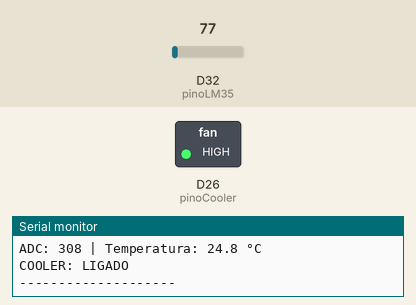
This sketch was run on a simulated Arduino Due. On the bench: switched loads named in the sketch (green lamp = pin HIGH), the last lines printed to the serial monitor. Inputs (shaded band) come from the test bench; at power-on: D32 (pinoLM35) = 77 (analog values on the 0–1023 scale).

Above: at 1.8 s.
1.9 s: D32 (pinoLM35) set to 49
3.4 s: D32 (pinoLM35) set to 40
At 4.6 s:
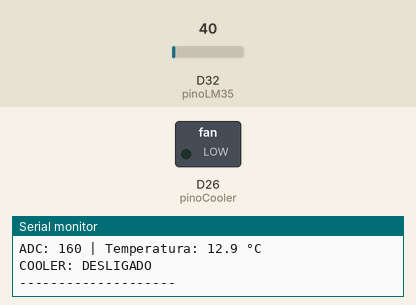
5.5 s: D32 (pinoLM35) set to 46
At 7.2 s:
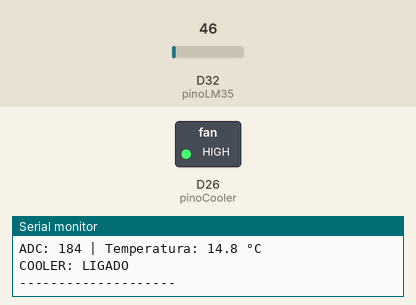
7.5 s: D32 (pinoLM35) set to 23
At 8.9 s:
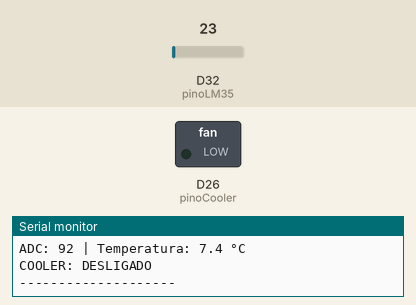
Timing chart, 0 to 10.5 s (numbered marks = the images above; inputs shaded):
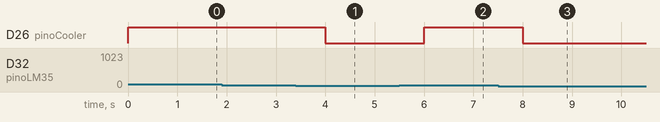

Measured:
- the behaviour switches between 44 and 43 on D32 (pinoLM35) (found by bisection; images 0 and 1)
- after the input at 3.4 s, D26 (pinoCooler): HIGH → LOW after 0.60 s
- after the input at 5.5 s, D26 (pinoCooler): LOW → HIGH after 0.50 s
- after the input at 7.5 s, D26 (pinoCooler): HIGH → LOW after 0.51 s

The sketch:

coolerelm35.ino
```cpp
const int pinoLM35 = 32;
const int pinoCooler = 26;

void setup() {
  Serial.begin(115200);

  pinMode(pinoCooler, OUTPUT);
  digitalWrite(pinoCooler, LOW);

  analogReadResolution(12);

  Serial.println("Teste LM35 + Cooler");
}

void loop() {
  int leitura = analogRead(pinoLM35);

  float tensao = leitura * (3.3 / 4095.0);
  float temperatura = tensao * 100.0;

  Serial.print("ADC: ");
  Serial.print(leitura);

  Serial.print(" | Temperatura: ");
  Serial.print(temperatura, 1);
  Serial.println(" °C");

  // Liga o cooler se chegar a 30 °C
  if (temperatura >= 14.0) {
    digitalWrite(pinoCooler, HIGH);
    Serial.println("COOLER: LIGADO");
  }

  // Desliga abaixo de 28 °C
  else if (temperatura <= 28.0) {
    digitalWrite(pinoCooler, LOW);
    Serial.println("COOLER: DESLIGADO");
  }

  Serial.println("--------------------");

  delay(1000);
}
```
